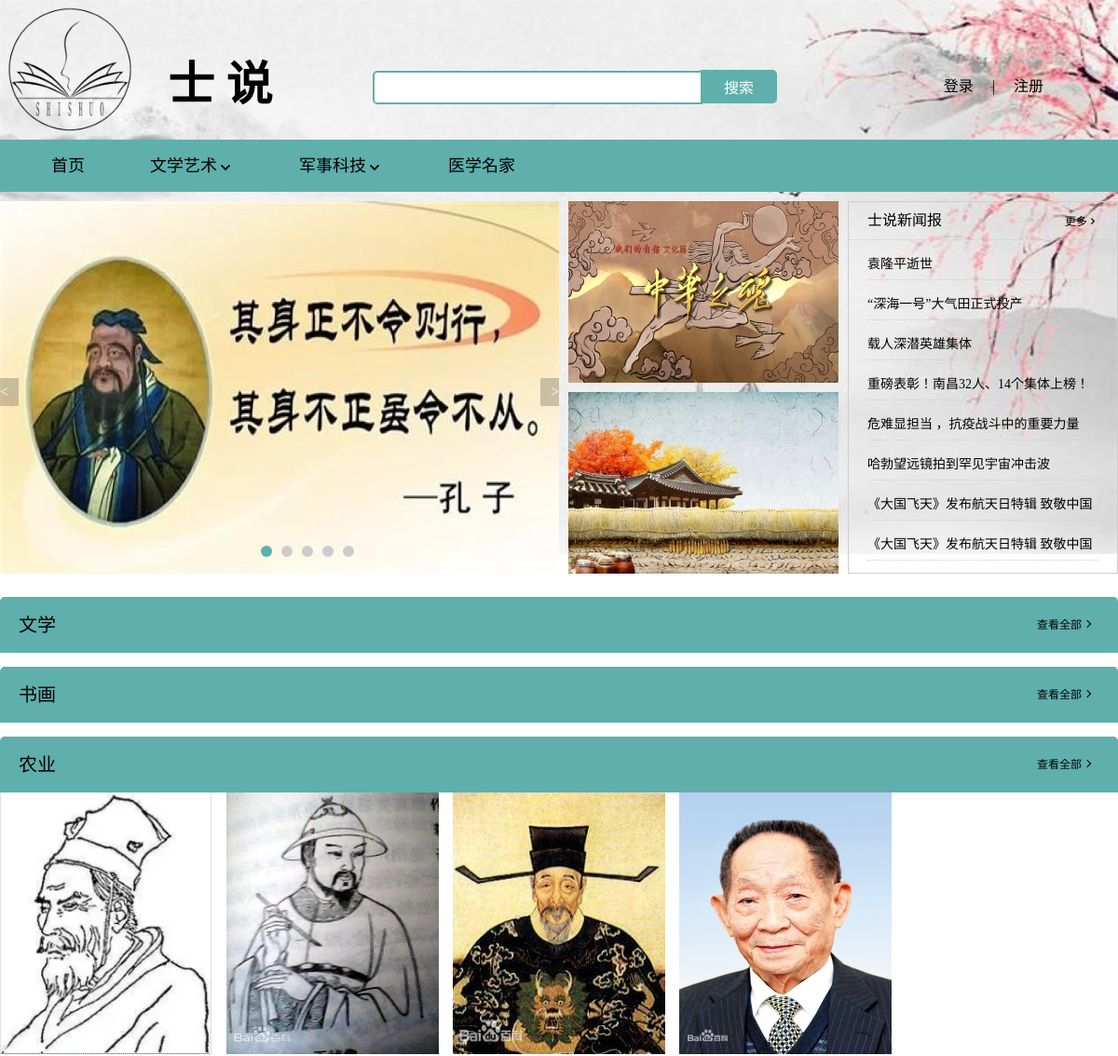
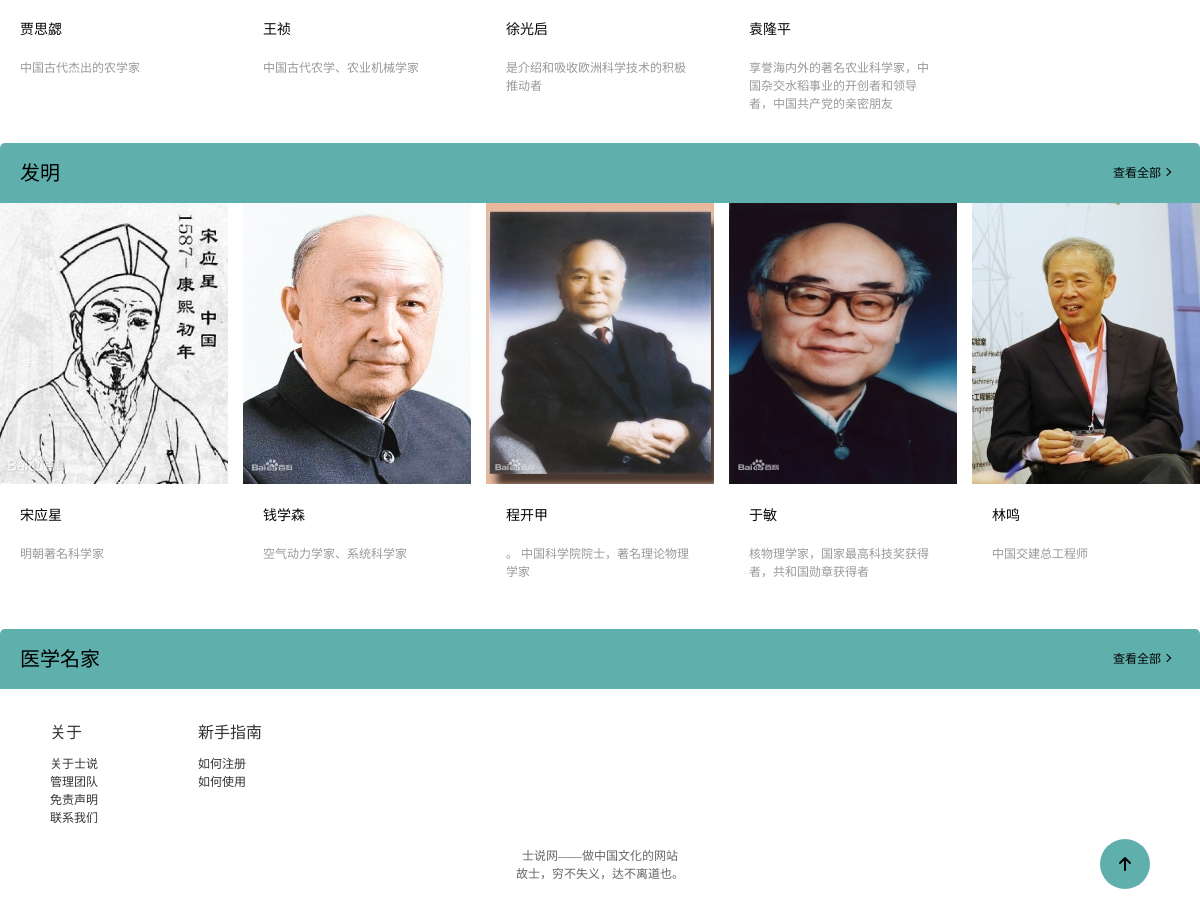
The page /shishuo/index.php on the database its author committed (2 pictures, top to bottom).
### tables this page shows
CREATE TABLE `images`  (
  `id` int(80) NOT NULL AUTO_INCREMENT,
  `Iname` varchar(20) NULL DEFAULT NULL,
  `Iimage` varchar(80) NULL DEFAULT NULL,
  PRIMARY KEY (`id`) USING BTREE,
  INDEX `Iname`(`Iname`) USING BTREE,
  CONSTRAINT `imagess_ibfk_1` FOREIGN KEY (`Iname`) REFERENCES `intro` (`Iname`) ON DELETE RESTRICT ON UPDATE RESTRICT
);

CREATE TABLE `intro`  (
  `Iname` varchar(20) NOT NULL,
  `Iposition` varchar(20) NOT NULL,
  `Iwork` varchar(80) NOT NULL,
  `Iintro` longtext NOT NULL,
  `Icontent` longtext NOT NULL,
  PRIMARY KEY (`Iname`) USING BTREE
);

### shishuo/index.php (the view, shortened to what this page needs)
<!DOCTYPE html>
<html lang="en">
<head>
    <link rel="stylesheet" href="./css/comm.css">
    <link rel="stylesheet" href="./css/base.css">
    <link rel="stylesheet" href="./css/index.css">
</head>
<body>
    <?php
        include_once("conn.php");
    ?>
    <div class="to_top">
        <a href="#">
            <p><i></i></p>
        </a>
    </div>
    <div class="top">
        <div class="w nav">
            <div class="logo fl">
                <h1>
                    <a href="./index.php">士说</a>
                </h1>
            </div>
            <div class="biaoti">
                <h2>士&nbsp;说</h2>
            </div>
            <div class="fl search">
                <form action="./search.php" method="get">
                    <input type="text" class="text" name="search" id="">
                    <button class="btn" name="submit">搜索</button>
                </form>
            </div>
            <div class="fr login">
                <ul>
                <?php
                        if(isset($_SESSION['islogin'])) {
                            ?>
                            <li>
                                <span>您好！<?php echo $_SESSION['username_l'];?></span>
                            </li>
                            <li>
                                |
                            </li>
                            <li>
                                <a href="./loginout.php">注销</a>
                            </li>
                            <?php
                            }else {
                                ?>
                                <li>
                                    <a href="./login.regist.php">登录</a>
                                </li>
                                <li>
                                    |
                                </li>
                                <li>
                                    <a href="./login.regist.php">注册</a>
                                </li>
                            <?php
                            }
                    ?>
                </ul>
            </div>
        </div>
    </div>
    <div class="bottom-nav">
        <div class="w">
            <div class="daohang">
                <ul>
                    <li><a href="./index.php">首页</a></li>
                    <li>
                        <div class="dropdown">
                            <div class="drop">文学艺术<i></i></div>
                        </div>
                    </li>
                    <li>
                        <div class="dropdown">
                            <div class="drop">军事科技<i></i></div>
                        </div>
                    </li>
                    <li><a href="./show.php?Iposition=医学名家">医学名家</a></li>
                </ul>
            </div>
        </div>
    </div>
    <div class="w">
        <div class="main">
            <div class="wrap fl" id="box">
                <ul id="navs" class="navs" style="left: -600px">
                    <li>
                        <a href="./detail.php?Iname=孔子"><img src="./upload/lunbotu-5.jpg" /></a>
                    </li>
                </ul>
                <a id="pre" class="left">&lt;</a>
                <a id="nex" class="right">&gt;</a>
                <ul id="bots">
                </ul>
            </div>
            <div class="mid-pic fl">
                <ul>
                    <li>
                        <a href="./show.php?Iposition=文学"><img src="./upload/lunbotu-8.jpg"></a>
                    </li>
                    <li>
                        <a href="./show.php?Iposition=农业"><img src="./upload/lunbotu-6.jpg"></a>
                    </li>
                </ul>
            </div>
            <div class="left-news fl">
                <div class="news">
                    <div class="news-hd">
                        士说新闻报
                        <a href="#">更多<i></i></a>
                    </div>
                    <div class="news-bd">
                        <ul>
                            <li>
                                <a href="http://k.sina.com.cn/article_6192877242_m1711fceba03300rl62.html" target="blank">袁隆平逝世</a>
                            </li>
                            <li>
                                <a href="https://tech.huanqiu.com/article/43hlPmRGXrj" target="blank">“深海一号”大气田正式投产</a>
                            </li>
                            <li>
                                <a href="https://china.huanqiu.com/article/43fKKY3ZYAG" target="blank">载人深潜英雄集体</a>
                            </li>
                            <li>
                                <a href="https://m.thepaper.cn/baijiahao_13284994" target="blank">重磅表彰！南昌32人、14个集体上榜！</a>
                            </li>
                            <li>
                                <a href="https://m.thepaper.cn/baijiahao_13262965" target="blank">危难显担当 ，抗疫战斗中的重要力量</a>
                            </li>
                            <li>
                                <a href="http://www.spacenews.com.cn/newsitem/278521570" target="blank">哈勃望远镜拍到罕见宇宙冲击波</a>
                            </li>
                            <li>
                                <a href="http://www.spacenews.com.cn/newsitem/278552439" target="blank">《大国飞天》发布航天日特辑 致敬中国航天人</a>
                            </li>
                            <li>
                                <a href="http://www.spacenews.com.cn/newsitem/278552439" target="blank">《大国飞天》发布航天日特辑 致敬中国航天人</a>
                            </li>
                        </ul>
                    </div>
                </div>
            </div>
        </div>
    </div>
    <div class="box w">
        <div class="box-hd">
            <h3>文学</h3>
            <a href="./show.php?Iposition=文学" class="look">查看全部</a>
        </div>
    </div>
    <div class="box w">
        <div class="box-hd">
            <h3>书画</h3>
            <a href="./show.php?Iposition=书画" class="look">查看全部</a>
        </div>
    </div>
    <div class="box w">
        <div class="box-hd">
            <h3>农业</h3>
            <a href="./show.php?Iposition=农业" class="look">查看全部</a>
        </div>
        <div class="box-bd clearfix">
            <ul>
            <?php
                $nailisql = "SELECT intro.Iname ,intro.Iwork,intro.Iintro,intro.Icontent,images.Iimage FROM `intro`,`images` WHERE intro.Iname=images.Iname AND intro.Iposition LIKE '农业' LIMIT 0,5;";
                $nailires = $mysqli ->query($nailisql);
                $nailiarows = $nailires ->fetch_all(MYSQLI_ASSOC);
                foreach($nailiarows as $nailiarow){
                    $nailiimgdir = $nailiarow['Iimage']
            ?>
                <li>
                    <a href="./detail.php?Iname=<?php echo $nailiarow['Iname'];?>">
                        <img src="<?php echo $nailiimgdir;?>" alt="">
                        <h4><?php echo $nailiarow['Iname']?></h4>
                        <p><?php echo $nailiarow['Iwork']?></p>
                    </a>
                </li>
                <?php
                    }
                ?>
            </ul>
        </div>
    </div>
    <div class="box w">
        <div class="box-hd">
            <h3>发明</h3>
            <a href="./show.php?Iposition=发明" class="look">查看全部</a>
        </div>
        <div class="box-bd clearfix">
            <ul>
            <?php
                $niangqisql = "SELECT intro.Iname ,intro.Iwork,intro.Iintro,intro.Icontent,images.Iimage FROM `intro`,`images` WHERE intro.Iname=images.Iname AND intro.Iposition LIKE '发明' LIMIT 0,5;";
                $niangqires = $mysqli ->query($niangqisql);
                $niangqirows = $niangqires ->fetch_all(MYSQLI_ASSOC);
                foreach($niangqirows as $niangqirow){
                    $niangqimgdir = $niangqirow['Iimage']
            ?>
                <li>
                    <a href="./detail.php?Iname=<?php echo $niangqirow['Iname'];?>">
                        <img src="<?php echo $niangqimgdir;?>" alt="">
                        <h4><?php echo $niangqirow['Iname']?></h4>
                        <p><?php echo $niangqirow['Iwork']?></p>
                    </a>
                </li>
                <?php
                    }
                ?>
            </ul>
        </div>
    </div>
    <div class="box w">
        <div class="box-hd">
            <h3>医学名家</h3>
            <a href="./show.php?Iposition=医学名家" class="look">查看全部</a>
        </div>
    </div>
    <div class="footer">
        <div class="w">
            <div class="links">
                <dl>
                    <dt>关于</dt>
                    <dd>
                        <a href="javascript:;">关于士说</a>
                    </dd>
                    <dd>
                        <a href="javascript:;">管理团队</a>
                    </dd>
                    <dd>
                        <a href="javascript:;">免责声明</a>
                    </dd>
                    <dd>
                        <a href="javascript:;">联系我们</a>
                    </dd>
                </dl>
                <dl>
                    <dt>新手指南</dt>
                    <dd>
                        <a href="javascript:;">如何注册</a>
                    </dd>
                    <dd>
                        <a href="javascript:;">如何使用</a>
                    </dd>
                </dl>
            </div>
            <div class="copyright">
                <p>
                    士说网——做中国文化的网站<br> 故士，穷不失义，达不离道也。
                </p>
            </div>
        </div>
    </div>
</body>
</html>

### shishuo/css/comm.css (style rules this page uses)
body { background: url(../img/bj.jpg) no-repeat; background-size: 100%; background-attachment: fixed; }
.top { height: 150px; width: 100%; }
.nav { position: relative; height: 100%; }
.logo { height: 150px; width: 150px; }
.logo a { display: block; height: 150px; width: 150px; background: url(../img/logo.png) no-repeat; font-size: 0; background-size: 100%; }
.biaoti { position: absolute; top: 50%; left: 180px; height: 32px; }
.biaoti h2 { line-height: 32px; font-size: 50px; font-family: 'FZShuTi'; }
.search { position: absolute; top: 50%; left: 400px; height: 32px; }
.text { height: 32px; width: 340px; outline: none; border: 2px solid #5fafac; padding-left: 10px; color: #ccc; border-radius: 5px 0 0 5px; }
.btn { width: 82px; height: 36px; background-color: #5fafac; margin-left: -6px; border: 0; font-size: 16px; color: #fff; border-radius: 0 5px 5px 0; vertical-align: -2px; }
.login { position: absolute; top: 50%; right: 70px; }
.login li { float: left; height: 36px; line-height: 36px; padding: 0 10px; }
.login a { text-align: center; color: #000; font-size: 16px; }
.footer { height: 200px; padding-top: 30px; background-color: #fff; }
.links { margin-left: 50px; overflow: hidden; }
.links dl { float: left; margin-right: 100px; }
.links dt { height: 35px; font-size: 16px; color: #333; }
.links dd a { font-size: 12px; color: #333; }
.copyright { margin: 10px auto; }
.copyright p { font-size: 12px; color: #666; text-align: center; margin: 20px 0 15px 0; }
.bottom-nav { height: 56px; background-color: #5fafac; }
.daohang { margin-left: 30px; background-color: #fff; }
.daohang li { margin-right: 20px; float: left; height: 56px; padding: 0 25px; }
.daohang li a { display: block; width: 100%; font-size: 18px; color: #000; line-height: 56px; }
.daohang li i { font-family: 'icomoon'; vertical-align: -3.5px; }
.dropdown { position: relative; display: inline-block; transition: all 2s; }
.drop { color: #000; font-size: 18px; line-height: 56px; transition: all 0.75s; }
.to_top { position: fixed; display: inline-block; bottom: 30px; right: 50px; width: 50px; height: 50px; border-radius: 50%; background-color: #5fafac; z-index: 888; }
.to_top a { display: block; width: 100%; margin: 0 auto; }
.to_top p { text-align: center; }
.to_top i { font-family: 'icomoon'; line-height: 50px; }

### shishuo/css/base.css (style rules this page uses)
* { margin: 0; padding: 0; }
a { color: #000; text-decoration: none; }
li { list-style: none; }
.w { width: 1200px; margin: 0 auto; }
.fr { float: right; }
.fl { float: left; }
img { border: 0; vertical-align: middle; }
i, em { font-style: normal; }

### rows shown on the page
images: Iimage (picture), Iname.Iname "贾思勰", Iname.Iwork "中国古代杰出的农学家"
images: Iimage (picture), Iname.Iname "王祯", Iname.Iwork "中国古代农学、农业机械学家"
images: Iimage (picture), Iname.Iname "徐光启", Iname.Iwork "是介绍和吸收欧洲科学技术的积极推动者"
images: Iimage (picture), Iname.Iname "袁隆平", Iname.Iwork "享誉海内外的著名农业科学家，中国杂交水稻事业的开创者和领导者，中国共产党的亲密朋友"
images: Iimage (picture), Iname.Iname "宋应星", Iname.Iwork "明朝著名科学家"
images: Iimage (picture), Iname.Iname "钱学森", Iname.Iwork "空气动力学家、系统科学家"
images: Iimage (picture), Iname.Iname "程开甲", Iname.Iwork "。 中国科学院院士，著名理论物理学家"
images: Iimage (picture), Iname.Iname "于敏", Iname.Iwork "核物理学家，国家最高科技奖获得者，共和国勋章获得者"
images: Iimage (picture), Iname.Iname "林鸣", Iname.Iwork "中国交建总工程师"
